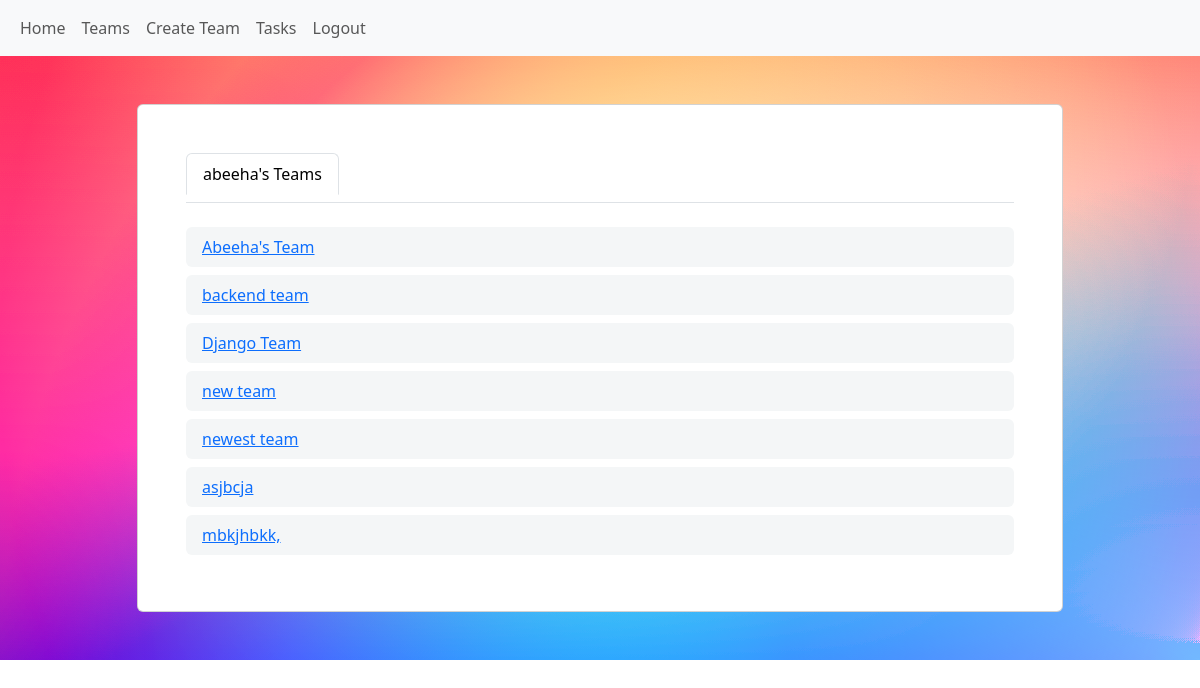
/my-teams/ (signed in), run on an earlier commit of the app's database.
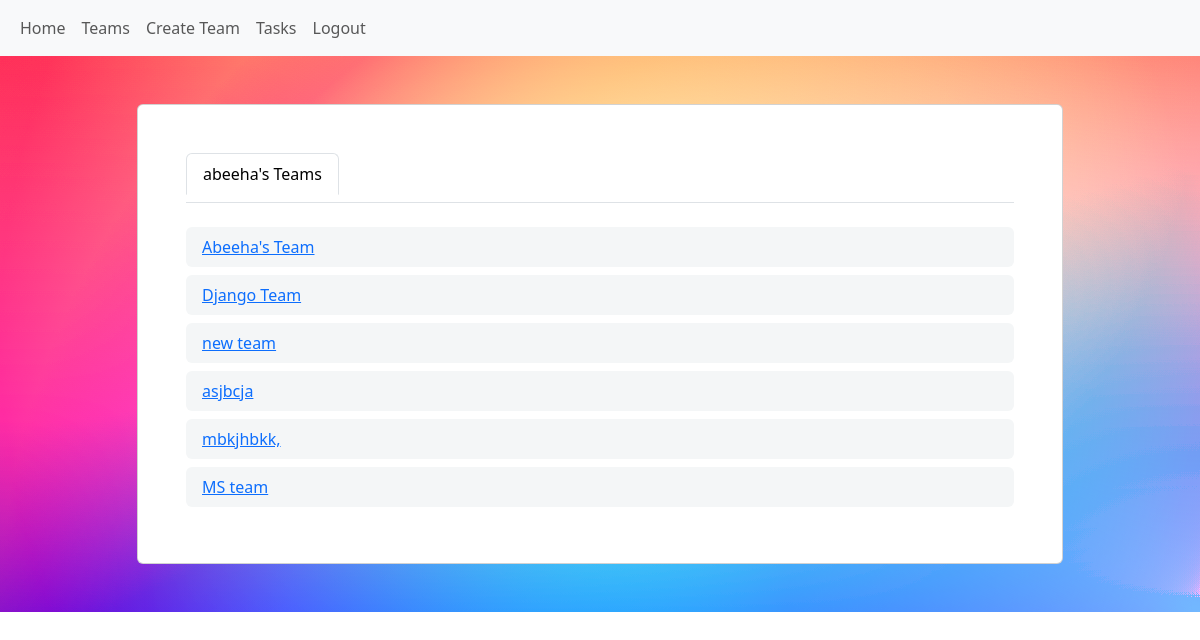
And on a later commit of the database.
### tasks/models.py (models this page shows, shortened)
class Team(models.Model):
    name = models.CharField(max_length=100)
    lead = models.ForeignKey(User, on_delete=models.CASCADE, related_name='lead_teams', null=True, blank=True)
    description = models.CharField(max_length=250, null=True, blank=True)

### tasks/views.py (the view)
# urls.py: path('my-teams/', MyTeamsListView.as_view(), name='my_teams'),
class MyTeamsListView(LoginRequiredMixin, ListView):
    template_name = 'my_teams.html'
    context_object_name = 'teams'
    def get_queryset(self):
        user = self.request.user
        teams_as_member = TeamMember.objects.filter(user=user).values_list('team', flat=True).distinct()
        teams = Team.objects.filter(pk__in=teams_as_member)
        return teams

### templates/my_teams.html (shortened to what this page needs)
{% extends 'base.html' %}
{% load static %}
{% block content %}
<section class="gradient-custom">
  <div class="container py-5 h-100">
    <div class="row d-flex justify-content-center align-items-center h-100">
      <div class="col col-xl-10">
        <div class="scroll-area-sm">
          <perfect-scrollbar class="ps-show-limits">
            <div class="card">
              <div class="card-body p-5">
                <ul class="nav nav-tabs mb-4 pb-2" id="ex1" role="tablist">
                  <li class="nav-item" role="presentation">
                    <a class="nav-link active" id="ex1-tab-1" data-mdb-tab-init href="#ex1-tabs-1" role="tab"
                      aria-controls="ex1-tabs-1" aria-selected="true" onclick="changeTab('ex1-tabs-1')">{{ request.user.username }}'s Teams</a>
                  </li>
                </ul>
                <ul class="list-group mb-0">
                  {% for team in teams %}
                  <li class="list-group-item d-flex align-items-center border-0 mb-2 rounded" style="background-color: #f4f6f7;">
                    <a href="{% url 'team_details' team.id %}">{{ team.name }}</a>
                  </li>
                  {% endfor %}
                </ul>
              </div>
            </div>
          </perfect-scrollbar>
        </div>
      </div>
    </div>
  </div>
</section>
{% endblock content %}

What changed in the data, as far as the page shows it:
removed Team: name "backend team"
removed Team: name "newest team"
added Team: name "MS team"
